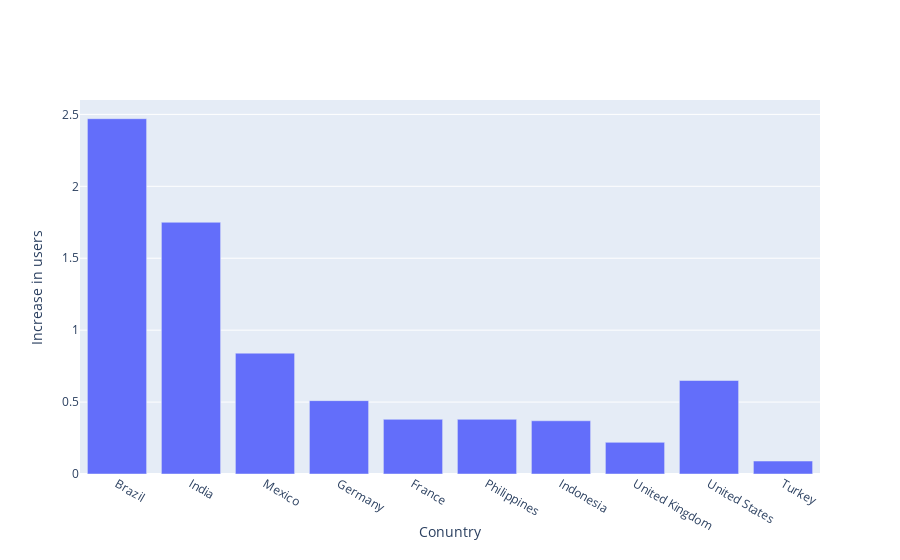

Source (notebook cell):
### Code cell
import plotly.graph_objects as go
x_label = ['Brazil','India','Mexico','Germany','France','Philippines','Indonesia','United Kingdom','United States','Turkey']
y_value = [2.47,1.75,0.84,0.51,0.38,0.38,0.37,0.22,0.65,0.09]
fig = go.Figure()
fig.add_trace(go.Bar(
    x = x_label,
    y=y_value)
)
fig.update_layout(
     xaxis_title="Conuntry",
     yaxis_title="Increase in users"
)
fig.show()

### Figure 1 — Plotly figure (JSON) as saved in the notebook; plotly's stock layout.template omitted (floating-point values rounded to 4 significant figures)
{"data": [{"type": "bar", "x": ["Brazil", "India", "Mexico", "Germany", "France", "Philippines", "Indonesia", "United Kingdom", "United States", "Turkey"], "y": [2.47, 1.75, 0.84, 0.51, 0.38, 0.38, 0.37, 0.22, 0.65, 0.09]}], "layout": {"xaxis": {"title": {"text": "Conuntry"}}, "yaxis": {"title": {"text": "Increase in users"}}}}
